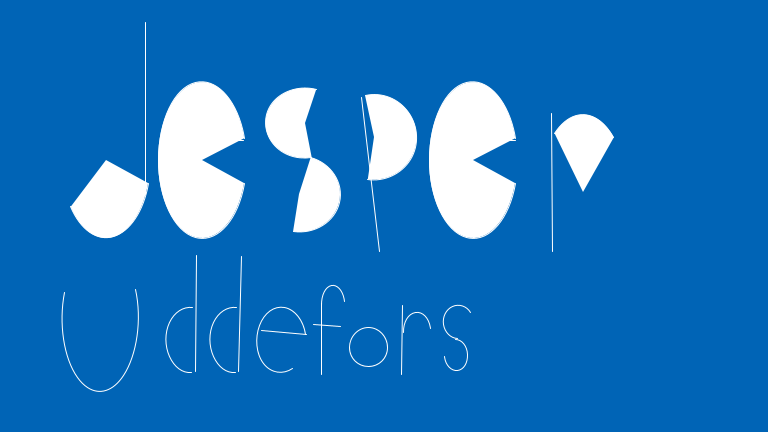
Frame 1 (no input)
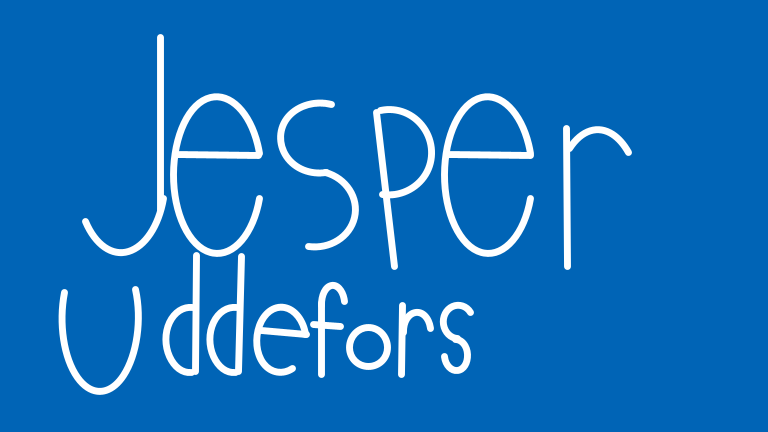
Frame 60 (the mouse pressed at the canvas centre just before this capture)
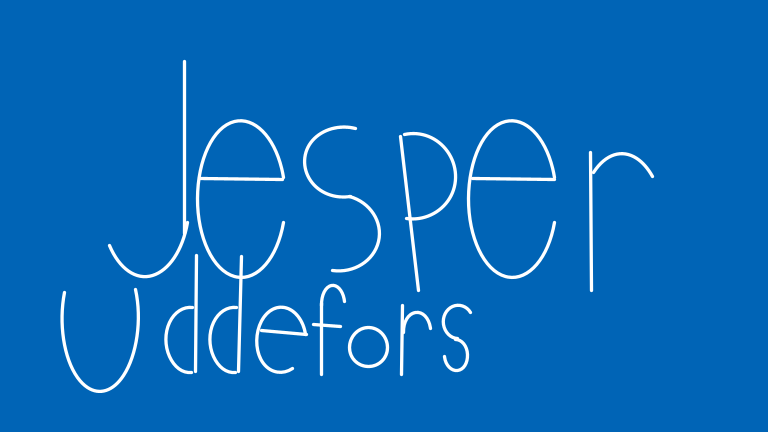
Frame 120 (the mouse held since frame 60 and released just before this capture)

The Processing sketch that drew these frames (run headless with seeded random() and noise(); from frame 60 on, the mouse is pressed at the canvas centre):

// Processing sketch: Assignment01
// ── Assignment01.pde

void setup()
{
  size(768,432);
  background(0,100,182);
  
}
void drawFirstName(int xInc,int yInc)
{
  // Jesper
  // J
  arc(102 + xInc,156 + yInc,88,156,0.3,2.5);
  line(141 + xInc,18 + yInc,141 + xInc,190 + yInc);
  
  // e
  arc(198 + xInc,156+ yInc,88,156,0.3,6.0);
  line(157+ xInc,135+ yInc,239+ xInc,136+ yInc);  
  
  // s
  arc(301+ xInc,119+ yInc,79,70,1.4,5.0);
  arc(295+ xInc,190+ yInc,82,76,5.0,8.0);
  // p
  line(357+ xInc,93+ yInc,375+ xInc,247+ yInc);
  arc(370 + xInc,133+ yInc,85,85,4.5,8.0);
  
  // e
  arc(469+ xInc,156+ yInc,88,156,0.3,6.0);
  line(429+ xInc,135+ yInc,511+ xInc,136+ yInc);
 
  //r
  arc(579+ xInc,188+ yInc,87,155,4.0,5.5);
  line(547+ xInc,109+ yInc,548+ xInc,247+ yInc);
  
  noFill();
}

void drawLastName(int xInc ,int yInc)
{
  //Uddefors
  
  //U 
  arc(100,318,76,146,-0.4,3.5);
  
  //d
  arc(190,340,49,65,1.5,4.8);
  line(196,255,195,371);
 
  //d
  arc(234,340,49,65,1.5,4.8);
  line(241,256,238,371);
  
  //e
  arc(281,340,49,65,1.1,6.1);
  line(261,330,306,334);
   
  //f
  arc(333,305,23,40,3.1,6.1);
  line(321,303,321,374);
  line(340,326,313,324);
  
  //o
  ellipse(368,347,38,39);
  
  //r
  arc(417,332,28,40,3.1,6.1);
  line(402,305,401,374);
  
  //s
  arc(458,322,29,33,1.6,5.7);
  arc(456,355,23,32,4.7,9.3);
  noFill();
}

void drawStar()
{

}
float weight = 1;
float weightInc = 0.1;
int slide = 1;
int slideInc = 3;
void draw() 
{
  background(0,100,182);
  stroke(255,255,255);
  strokeWeight(weight);
  
  if(weight < 8 && weight > 0.3)
  {
    weight += weightInc;
  }
  else
  {
    weightInc = -weightInc;
      
    weight += weightInc;
  }
  if( slide < 100 && slide > 0)
  {
    slide += slideInc;
  }
  else
  {
    slideInc = -slideInc;
    slide += slideInc;
  }
    
    
    
  drawFirstName(slide,slide);
  drawLastName(slide,slide);  
  
  
}
